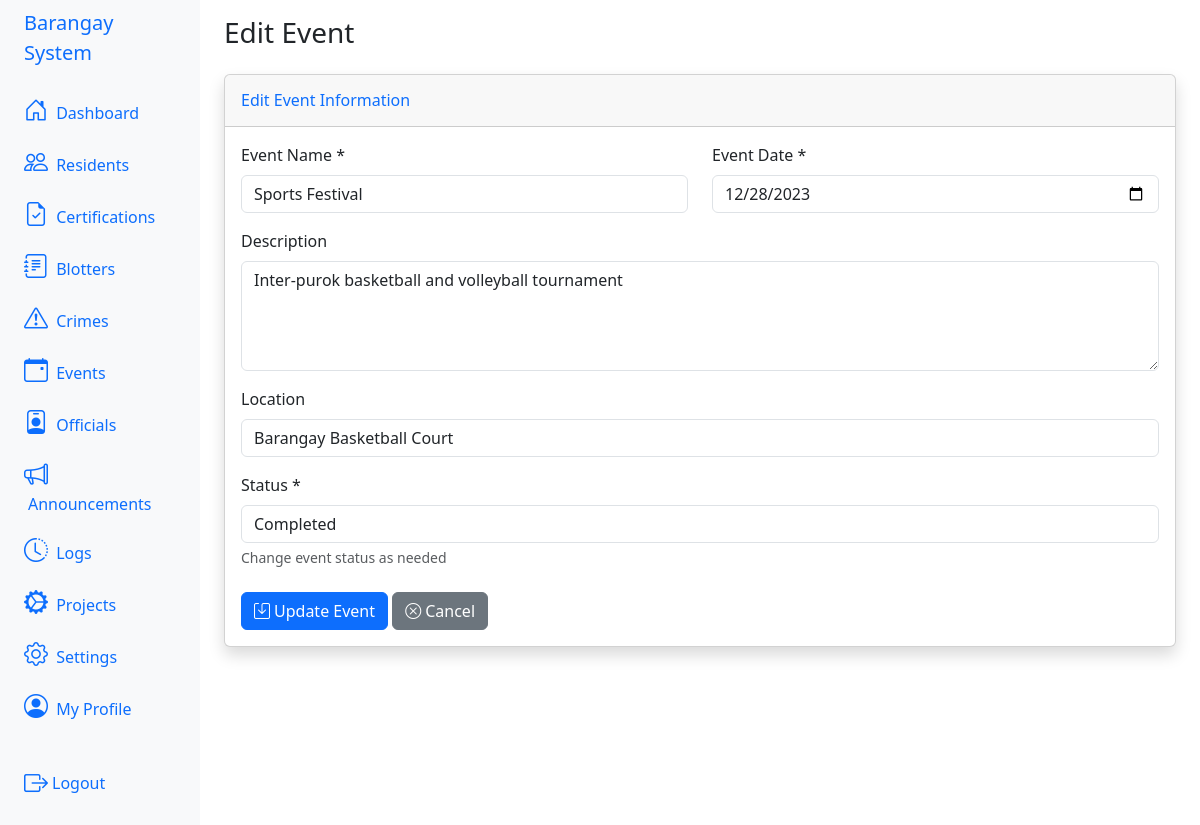
/index.php?action=events&sub=edit&id=3 (signed in), run on the app's committed database.
### tables this page shows
CREATE TABLE IF NOT EXISTS `tbl_events` (
  `id` int NOT NULL AUTO_INCREMENT,
  `name` varchar(255) NOT NULL,
  `description` text,
  `event_date` date NOT NULL,
  `location` text,
  `organizer_id` int DEFAULT NULL,
  `status` enum('upcoming','ongoing','completed','cancelled') DEFAULT 'upcoming',
  `created_at` timestamp NULL DEFAULT CURRENT_TIMESTAMP,
  PRIMARY KEY (`id`),
  KEY `organizer_id` (`organizer_id`),
  CONSTRAINT `tbl_events_ibfk_1` FOREIGN KEY (`organizer_id`) REFERENCES `tbl_users` (`id`) ON DELETE SET NULL
);

### app/views/events/edit_event.php (the view, shortened to what this page needs)
<?php
$old = $_SESSION['old'] ?? $event ?? [];
?>
<div class="container-fluid">
  <h1 class="h3 mb-4 text-gray-800">Edit Event</h1>
  <div class="card shadow">
    <div class="card-header py-3">
      <h6 class="m-0 font-weight-bold text-primary">Edit Event Information</h6>
    </div>
    <div class="card-body">
      <form action="index.php?action=events&sub=update&id=<?php echo $event['id']; ?>" method="POST">
        <div class="row">
          <div class="col-md-6 mb-3">
            <label for="name" class="form-label">Event Name *</label>
            <input type="text" class="form-control" id="name" name="name"
                   value="<?php echo htmlspecialchars($old['name'] ?? ''); ?>" required>
          </div>
          <div class="col-md-6 mb-3">
            <label for="event_date" class="form-label">Event Date *</label>
            <input type="date" class="form-control" id="event_date" name="event_date"
                   value="<?php echo htmlspecialchars($old['event_date'] ?? ''); ?>" required>
          </div>
        </div>
        <div class="mb-3">
          <label for="description" class="form-label">Description</label>
          <textarea class="form-control" id="description" name="description" rows="4"><?php echo htmlspecialchars($old['description'] ?? ''); ?></textarea>
        </div>
        <div class="mb-3">
          <label for="location" class="form-label">Location</label>
          <input type="text" class="form-control" id="location" name="location"
                 value="<?php echo htmlspecialchars($old['location'] ?? ''); ?>">
        </div>
        <div class="mb-3">
          <label for="status" class="form-label">Status *</label>
          <select class="form-control" id="status" name="status" required>
            <option value="completed" <?php echo ($old['status'] ?? '') == 'completed' ? 'selected' : ''; ?>>Completed</option>
          </select>
          <div class="form-text">Change event status as needed</div>
        </div>
        <div class="mt-4">
          <button type="submit" class="btn btn-primary">
            <i class="bi bi-save me-1"></i>Update Event
          </button>
          <a href="index.php?action=events" class="btn btn-secondary">
            <i class="bi bi-x-circle me-1"></i>Cancel
          </a>
        </div>
      </form>
    </div>
  </div>
</div>

### data on the page
tbl_events: name "Sports Festival", event_date "12/28/2023", description "Inter-purok basketball and volleyball tournament", location "Barangay Basketball Court", status "Completed"
